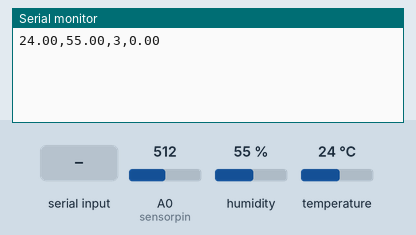
Recording of a sketch running on a simulated Arduino Uno, built with avr-gcc and run on an emulated ATmega328P. Shown: the last lines printed to the serial monitor. Inputs (shaded band) come from the test bench; at power-on: humidity 55 %, A0 (sensorpin) = 512, temperature 24 °C.

Above: at 1.2 s.
1.3 s: humidity set to 22 %
At 2.6 s:
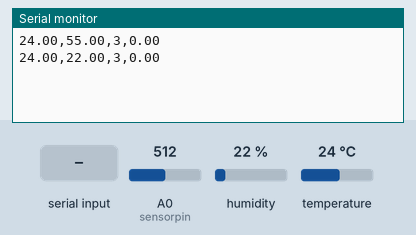
2.8 s: A0 (sensorpin) set to 716
At 3.8 s:
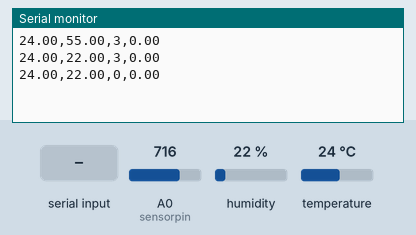
4.3 s: "90,45\n" received over Serial
At 5.6 s:
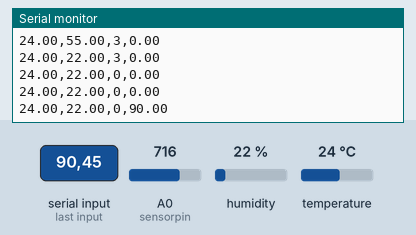
5.8 s: temperature set to 12 °C
At 6.5 s:
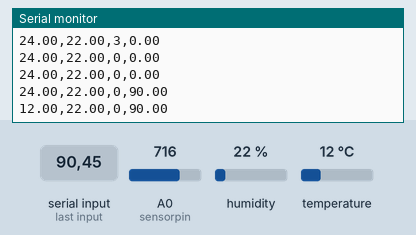
7.3 s: "30,150\n" received over Serial
At 8.6 s:
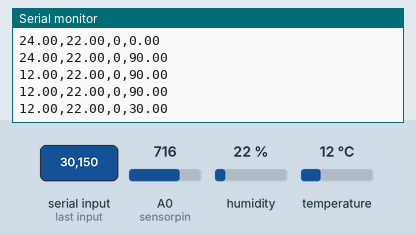
8.8 s: A0 (sensorpin) set to 511
At 9.8 s:
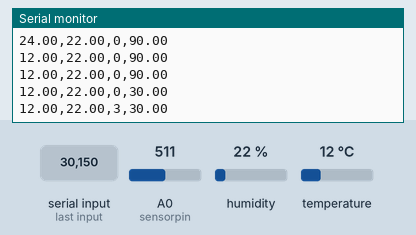
Timing chart, 0 to 11.3 s (numbered marks = the images above; inputs shaded):
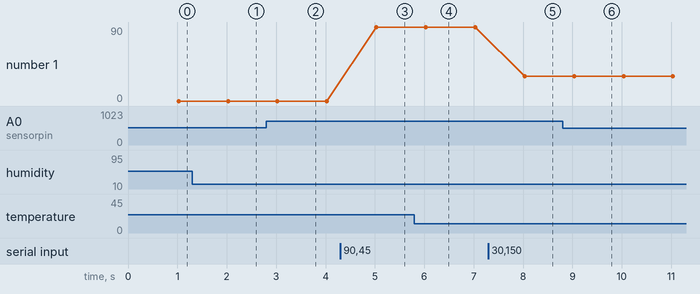

Measured:
- after the input at 1.3 s, the serial monitor: prints a new line after 0.73 s (image 1)
- after the input at 2.8 s, the serial monitor: prints a new line after 0.23 s (image 2)
- after the input at 4.3 s, the serial monitor: prints a new line after 0.73 s (image 3)
- after the input at 5.8 s, the serial monitor: prints a new line after 0.23 s (image 4)
- after the input at 7.3 s, the serial monitor: prints a new line after 0.73 s (image 5)
- after the input at 8.8 s, the serial monitor: prints a new line after 0.23 s (image 6)
- plotted number 1: 0 → 90 after the input at 4.3 s, 90 → 30 after the input at 7.3 s

The sketch:

sensorhub.ino
```cpp
// Arduino 1 (Sensor Hub)
#include <string.h>

#include <dht.h>
dht DHT;
#define DHT11_PIN 5


//Soil Moisture
const int sensorpin = A0;
const int sensorpower = 8;
int sensorRaw;
int soilMoisturePercent;


const int AirValue = 520;
const int WaterValue = 260;

float waterVal = 0;

void setup() {
  pinMode(sensorpower, OUTPUT);
  digitalWrite(sensorpower, LOW);

  Serial.begin(9600);
}


unsigned long prevMillis = 0;
unsigned long currMillis;


void loop() {

  currMillis = millis();


  //Read in the waterLevel from other arduino
  if (Serial.available()){
    String line = Serial.readStringUntil('\n');
    waterVal = line.toFloat();
  }

  if (currMillis - prevMillis > 1000){
    prevMillis = currMillis;


    // soil Moisture Sensor
    digitalWrite(sensorpower, HIGH);


    sensorRaw = analogRead(sensorpin);
    digitalWrite(sensorpower, LOW);

    // changes the moisture level to a percentage
    soilMoisturePercent = map(sensorRaw, AirValue, WaterValue, 0, 100);

    // moisture level within the range of 0-100
    soilMoisturePercent = constrain(soilMoisturePercent, 0, 100);


    // reads in value from DHT which gives temp and humidity
    int chk = DHT.read11(DHT11_PIN);


    // sends all values to other arduinos.
    Serial.print(DHT.temperature);
    Serial.print(",");
    Serial.print(DHT.humidity);
    Serial.print(",");
    Serial.print(soilMoisturePercent);
    Serial.print(",");
    Serial.println(waterVal);\
  }
}
```
